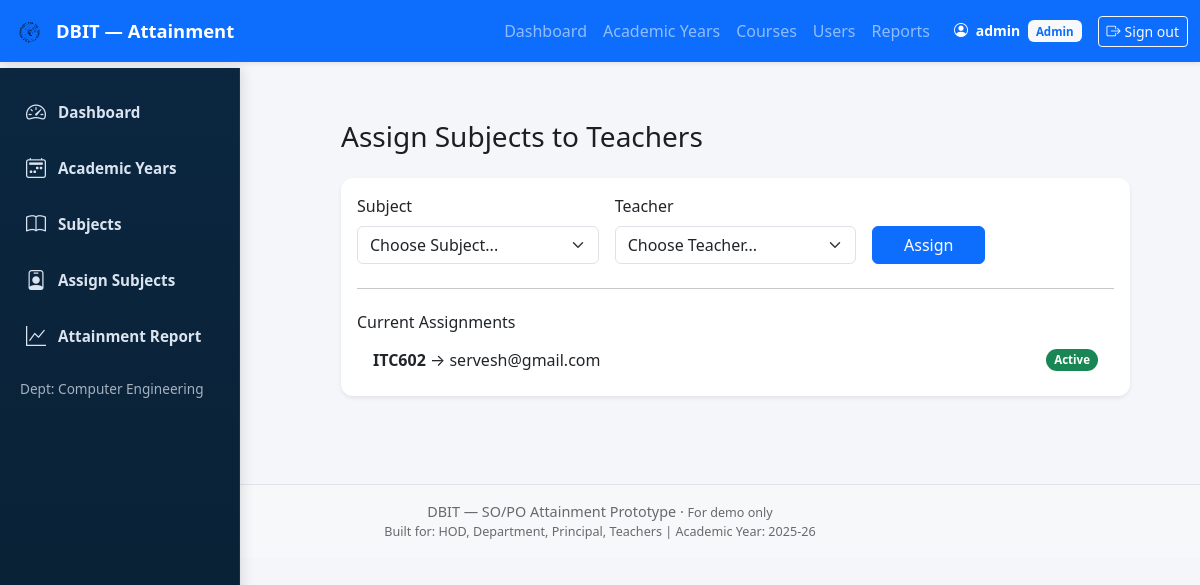
/assign-subjects/ (signed in), run on the app's committed database.
### attainment/models.py (models this page shows, shortened)
class UserProfile(models.Model):
    user = models.OneToOneField(User, on_delete=models.CASCADE, related_name="profile")
    role = models.CharField(max_length=10, choices=Role.choices, default=Role.TEACHER)
    department = models.ForeignKey(
        "Department", on_delete=models.SET_NULL,
        null=True, blank=True, related_name="user_profiles"
    )
    deleted_at = models.DateTimeField(null=True, blank=True)

class TeacherCourseAssignment(models.Model):
    teacher = models.ForeignKey(
        User, on_delete=models.CASCADE, related_name="teaching"
    )
    course = models.ForeignKey(
        Course, on_delete=models.CASCADE, related_name="teachers"
    )

class Course(models.Model):
    code = models.CharField(max_length=20)
    name = models.CharField(max_length=200)
    department = models.ForeignKey(
        Department, on_delete=models.CASCADE, related_name="courses"
    )
    academic_year = models.ForeignKey(
        AcademicYear, on_delete=models.CASCADE, null=True, blank=True
    )
    semester = models.ForeignKey(
        Semester, on_delete=models.CASCADE,
        null=True, blank=True, related_name="courses"
    )
    program = models.ForeignKey(
        Program, on_delete=models.CASCADE,
        null=True, blank=True, related_name="courses"
    )

### attainment/views.py (the view)
# urls.py: path('assign-subjects/', views.assign_subjects_view, name='assign_subjects'),
@login_required
@role_required('HOD', 'ADMIN')
def assign_subjects_view(request):
    context = {
        'courses': Course.objects.all(),
        'teachers': User.objects.filter(is_staff=False), # Only show teachers, not admins
        'assignments': TeacherCourseAssignment.objects.all(),
    }
    return render(request, 'assign_subjects.html', context)

### attainment/utils/rbac.py (called while the page is built)
def role_required(*allowed_roles):
    def decorator(view_func):
        @wraps(view_func)
        def _wrapped(request, *args, **kwargs):
            profile = getattr(request.user, "profile", None)
            if profile is None or profile.role not in allowed_roles:
                html = render_to_string("403.html", request=request)
                return HttpResponseForbidden(html)
            return view_func(request, *args, **kwargs)
        return _wrapped
    return decorator

### templates/assign_subjects.html (shortened to what this page needs)
{% extends "base.html" %}
{% block content %}
<div class="container-fluid py-4">
  <div class="row">
    <div class="col-md-3">
      {% include "components/sidebar_hod.html" %}
    </div>
    <div class="col-md-9">
      <h3 class="mb-4">Assign Subjects to Teachers</h3>
      <div class="card shadow-sm mb-4">
        <div class="card-body">
          <form method="POST" action="{% url 'assign_subject' %}" class="row g-3 align-items-end">
            <div class="col-md-4">
              <label class="form-label font-weight-bold">Subject</label>
              <select name="course_id" class="form-select" required>
                <option value="" selected disabled>Choose Subject...</option>
              </select>
            </div>
            <div class="col-md-4">
              <label class="form-label font-weight-bold">Teacher</label>
              <select name="teacher_id" class="form-select" required>
                <option value="" selected disabled>Choose Teacher...</option>
              </select>
            </div>
            <div class="col-md-2">
              <button type="submit" class="btn btn-primary w-100">Assign</button>
            </div>
          </form>
          <hr class="my-4">
          <h6>Current Assignments</h6>
          <ul class="list-group list-group-flush">
            {% for assignment in assignments %}
              <li class="list-group-item d-flex justify-content-between align-items-center">
                <span><strong>{{ assignment.course.code }}</strong> &rarr; {{ assignment.teacher.username }}</span>
                <span class="badge bg-success rounded-pill">Active</span>
              </li>
            {% empty %}
              <li class="list-group-item text-muted text-center italic">No assignments found for this cycle.</li>
            {% endfor %}
          </ul>
        </div>
      </div>
    </div>
  </div>
</div>
{% endblock %}

### templates/base.html (shortened to what this page needs)
{% load static %}
<!doctype html>
<html lang="en">
	<head>
		<link
			href="https://cdn.jsdelivr.net/npm/bootstrap@5.3.2/dist/css/bootstrap.min.css"
			rel="stylesheet"
		/>
		<link
			href="https://cdn.jsdelivr.net/npm/bootstrap-icons@1.11.3/font/bootstrap-icons.css"
			rel="stylesheet"
		/>
		<link rel="stylesheet" href="{% static 'css/styles.css' %}" />
	</head>
	<body>
		<nav
			class="navbar navbar-expand-lg navbar-dark bg-primary fixed-top shadow-sm"
		>
			<div class="container-fluid">
				<a class="navbar-brand d-flex align-items-center" href="/">
					<img
						src="{% static 'images/logo.svg' %}"
						alt="logo"
						width="36"
						height="36"
						class="me-2 rounded"
					/>
					<span>DBIT — Attainment</span>
				</a>
				<div class="collapse navbar-collapse" id="topNav">
					<ul class="navbar-nav ms-auto mb-2 mb-lg-0">
						{% if user.is_authenticated %}
							{% if user.profile.role == 'ADMIN' %}
								<li class="nav-item"><a class="nav-link" href="{% url 'admin_dashboard' %}">Dashboard</a></li>
								<li class="nav-item"><a class="nav-link" href="{% url 'admin_academic_years' %}">Academic Years</a></li>
								<li class="nav-item"><a class="nav-link" href="{% url 'admin_courses' %}">Courses</a></li>
								<li class="nav-item"><a class="nav-link" href="{% url 'admin_users' %}">Users</a></li>
								<li class="nav-item"><a class="nav-link" href="{% url 'attainment_report' %}">Reports</a></li>
							{% elif user.profile.role == 'TEACHER' %}
								<li class="nav-item"><a class="nav-link" href="{% url 'teacher_dashboard' %}">Dashboard</a></li>
							{% endif %}
						{% else %}
							<li class="nav-item"><a class="nav-link" href="{% url 'login' %}">Sign in</a></li>
						{% endif %}
					</ul>
					<div class="d-flex align-items-center ms-3">
						{% if user.is_authenticated %}
							<div class="text-white me-2 small">
								<i class="bi bi-person-circle me-1"></i>
								<strong>{{ user.get_full_name|default:user.username }}</strong>
								{% if user.profile %}
									<span class="badge bg-light text-primary ms-1">{{ user.profile.get_role_display }}</span>
								{% endif %}
							</div>
							<a class="btn btn-outline-light btn-sm ms-2" href="{% url 'logout' %}">
								<i class="bi bi-box-arrow-right me-1"></i>Sign out
							</a>
						{% else %}
							<a class="btn btn-outline-light btn-sm ms-2" href="{% url 'login' %}">
								<i class="bi bi-box-arrow-in-right me-1"></i>Sign in
							</a>
						{% endif %}
					</div>
				</div>
			</div>
		</nav>
		<main class="container-fluid">
			<div class="row g-0">
				<div class="col">
					<div class="container py-4">
						<div class="main-content">
							{% block content %}{% endblock %}
						</div>
					</div>
				</div>
			</div>
		</main>
		<footer
			class="bg-light text-center text-muted py-3 border-top mt-auto app-footer"
		>
			<div class="container">
				<div>
					DBIT — SO/PO Attainment Prototype &middot;
					<small>For demo only</small>
				</div>
				<div class="small">
					Built for: HOD, Department, Principal, Teachers | Academic Year:
					<span id="footer-year">2025-26</span>
				</div>
			</div>
		</footer>
	</body>
</html>

### static/css/styles.css (style rules this page uses)
:root { --sidebar-width: 240px; --navbar-height: 68px; --sidebar-bg-top: #0b2640; --sidebar-bg-bottom: #092032; --sidebar-text: rgba(230,238,248,0.95); --sidebar-text-muted: rgba(230,238,248,0.70); --sidebar-hover: rgba(255,255,255,0.06); }
html, body { height: 100%; overflow-x: hidden; background: #f5f6fa; font-family: system-ui, -apple-system, "Segoe UI", Roboto, "Helvetica Neue", Arial; color: #1e1e1e; }
body { padding-top: var(--navbar-height); }
.main-content { padding: 1rem; }
.card { border-radius: 12px; border: none; box-shadow: 0 2px 8px rgba(0,0,0,0.06); }
.badge { font-size: 0.72rem; padding: 0.45em 0.7em; }
.navbar { box-shadow: 0 1px 4px rgba(0,0,0,0.08); }
.navbar-brand { font-size: 1.15rem; font-weight: 600; }

### templates/base.html (style rules this page uses)
body { padding-top: 0px; }
main { padding-top: 56px; }
.app-footer { font-size: 0.9rem; opacity: 0.9; }

### data on the page
TeacherCourseAssignment: course.code "ITC602", teacher.username "servesh@gmail.com"

### other printed values
{{ user.get_full_name|default:user.username }} "admin"
{{ user.profile.get_role_display }} "Admin"
